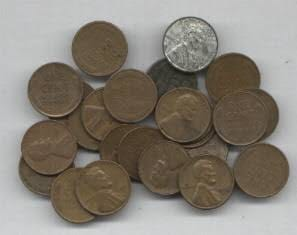
#> input picture OPENCV_PYİMAGE/images/coin1.jpg, 297 x 235 px
$ python step4_colorTransfer.py --source ../images/coin1.jpg --target ../images/coin2.jpg
#> lines starting #> are read from the running program, lines starting #| are printed output that depends on the picture
# kütüphaneleri tanımlıyoruz
import cv2
import numpy as np
import argparse
# terminalden argüman girişi alabilmek için argaparse kütüphanesi kullanıyoruz
ap = argparse.ArgumentParser()
ap.add_argument("-s","--source",required=True,
    help="path to the image ")
ap.add_argument("-t","--target",required=True,
    help="path to the image ")
args = vars(ap.parse_args())

source = cv2.imread(args["source"]) #kaynak görüntümüzü  okuyoruz
#> source is the input picture: shape (235, 297, 3); mean B, G, R 118.8, 128.5, 135.2
target = cv2.imread(args["target"])  #hedef görüntümüzü  okuyoruz
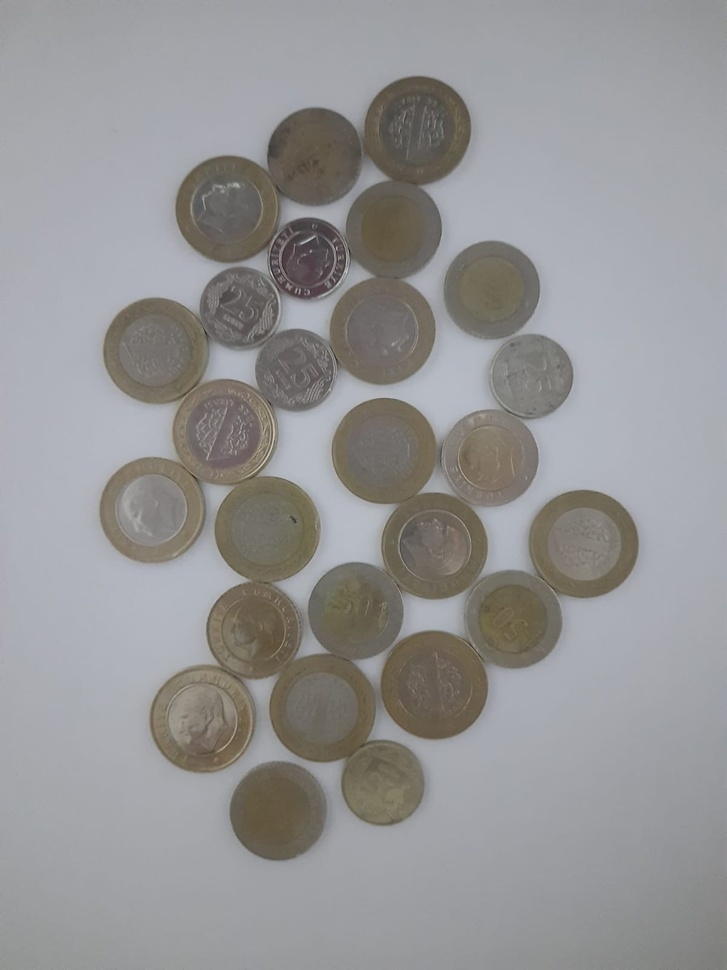
#> input picture OPENCV_PYİMAGE/images/coin2.jpg, 727 x 970 px, shrunk from 1200 x 1600 before the run
#> target is the input picture: shape (970, 727, 3); mean B, G, R 148.8, 148.2, 148.9


#source ->>kaynak       target -->hedef
def color_transfer(source,target):
    source = cv2.cvtColor(source,cv2.COLOR_BGR2LAB).astype("float32")  #kaynak görüntümüzün veri tipini float yapıp bgr formatından lab formatına dönüştürüyoruz
    target = cv2.cvtColor(target,cv2.COLOR_BGR2LAB).astype("float32")#hedef görüntümüzün veri tipini float yapıp bgr formatından lab formatına dönüştürüyoruz

    (lMeanSrc, lStdSrc, aMeanSrc, aStdSrc, bMeanSrc, bStdSrc) = image_stats(source) # L*, a* ve b* kanallarının her biri için piksel yoğunluklarının ortalamasını ve standart sapmasını hesaplıyoruz
    (lMeanTar, lStdTar, aMeanTar, aStdTar, bMeanTar, bStdTar) = image_stats(target)

    (l, a, b) = cv2.split(target)

    l -= lMeanTar
    a -= aMeanTar
    b -= bMeanTar

    l = (lStdTar / lStdSrc) * l
    a = (aStdTar / aStdSrc) * a
    b = (bStdTar / bStdSrc) * b

    l += lMeanSrc
    a += aMeanSrc
    b += bMeanSrc
                    #oran belirleniyor
    l = np.clip(l, 0, 255)
    a = np.clip(a, 0, 255)
    b = np.clip(b, 0, 255)

    transfer = cv2.merge([l, a, b])
    transfer = cv2.cvtColor(transfer.astype("uint8"), cv2.COLOR_LAB2BGR)

    return transfer

def image_stats(image):
	(l, a, b) = cv2.split(image)
	(lMean, lStd) = (l.mean(), l.std())
	(aMean, aStd) = (a.mean(), a.std())
	(bMean, bStd) = (b.mean(), b.std())

	return (lMean, lStd, aMean, aStd, bMean, bStd)

# kaynak hedef ve montaj resmin gösterilmesi
cv2.imshow("Source",source)
cv2.imshow("Target",target)
cv2.imshow("Transfer",color_transfer(source,target))
#> in image_stats, `(l, a, b) = cv2.split(image)`:
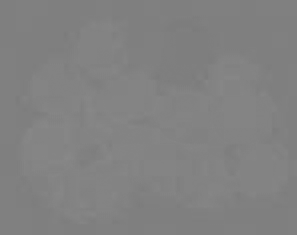
#> a: shape (235, 297) float32; min 123, max 137, mean 129.2
#> in image_stats, `(lMean, lStd) = (l.mean(), l.std())`: lMean = 136.2; lStd = 54.01
#> in image_stats, `(aMean, aStd) = (a.mean(), a.std())`: aMean = 129.2; aStd = 2.1
#> in image_stats, `(bMean, bStd) = (b.mean(), b.std())`: bMean = 134.7; bStd = 6.75
#> in color_transfer, `(lMeanSrc, lStdSrc, aMeanSrc, aStdSrc, bMeanSrc, bStdSrc) = image_stat..`: lMeanSrc = 136.2; lStdSrc = 54.01; aMeanSrc = 129.2; aStdSrc = 2.1; bMeanSrc = 134.7; bStdSrc = 6.75
#> in image_stats (call 2), `(l, a, b) = cv2.split(image)`:
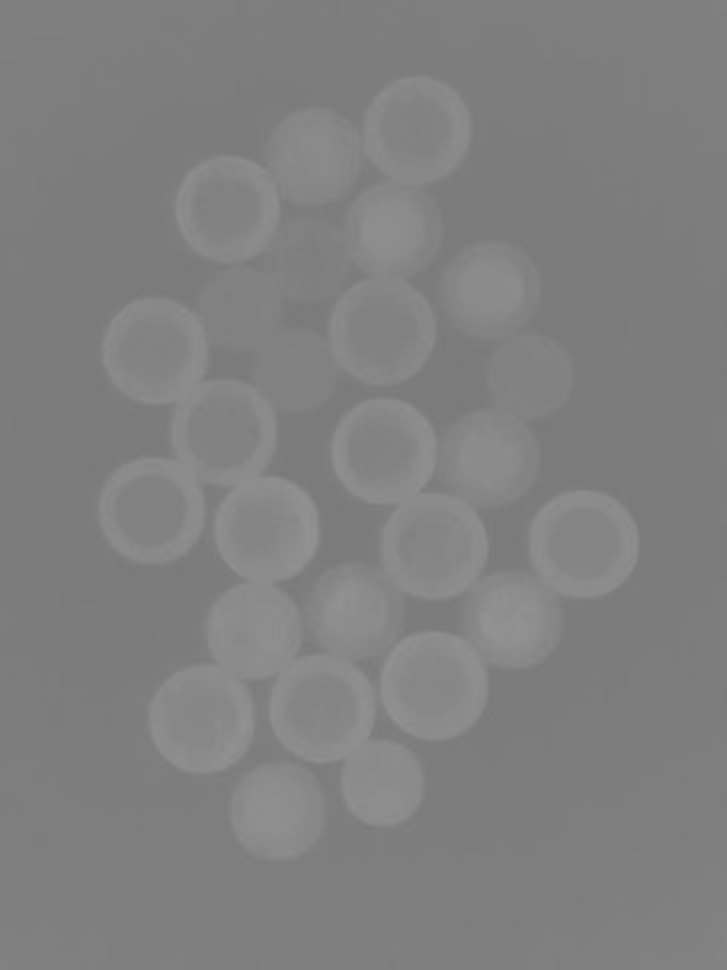
#> b: shape (970, 727) float32; min 120, max 148, mean 128
#> in image_stats (call 2), `(lMean, lStd) = (l.mean(), l.std())`: lMean = 156.3; lStd = 29.63
#> in image_stats (call 2), `(aMean, aStd) = (a.mean(), a.std())`: aMean = 128.4; aStd = 0.959
#> in image_stats (call 2), `(bMean, bStd) = (b.mean(), b.std())`: bMean = 128; bStd = 5.25
#> in color_transfer, `(lMeanTar, lStdTar, aMeanTar, aStdTar, bMeanTar, bStdTar) = image_stat..`: lMeanTar = 156.3; lStdTar = 29.63; aMeanTar = 128.4; aStdTar = 0.959; bMeanTar = 128; bStdTar = 5.25
#> in color_transfer, `l -= lMeanTar`:
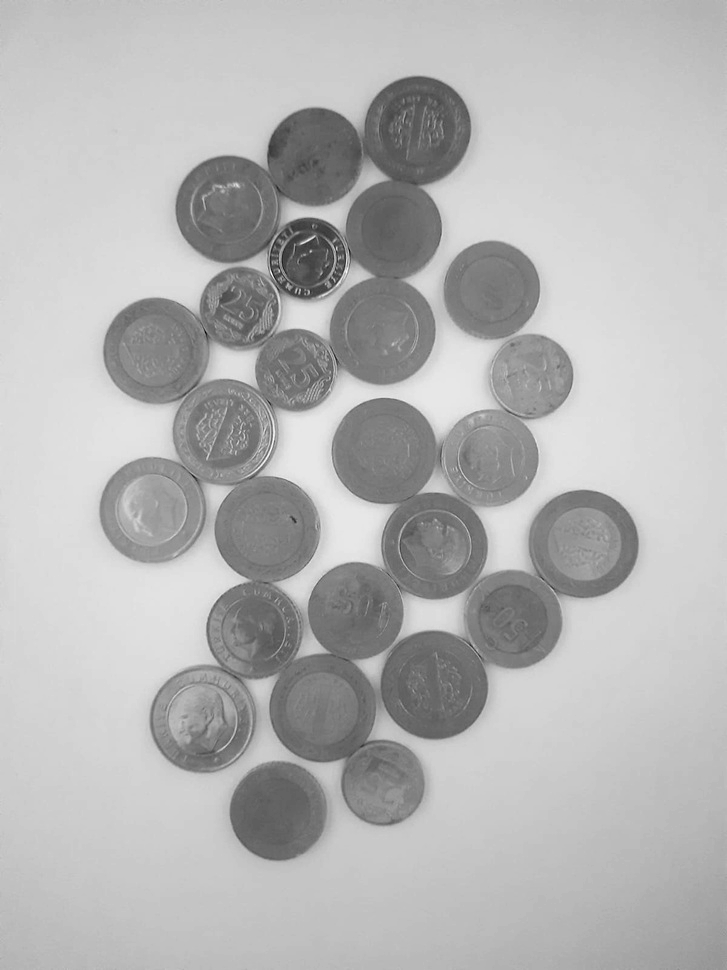
#> l: shape (970, 727) float32; min -133.3, max 54.66, mean 0; drawn with min black and max white
#> in color_transfer, `a -= aMeanTar`:
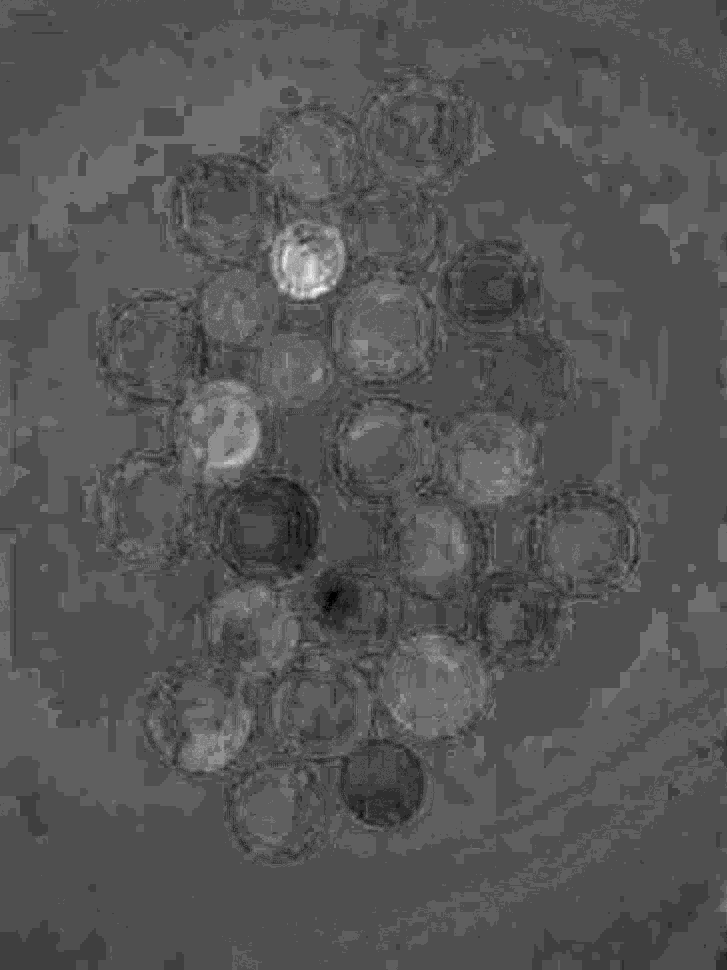
#> a: shape (970, 727) float32; min -5.41, max 10.59, mean 5.76e-06; drawn with min black and max white
#> in color_transfer, `b -= bMeanTar`:
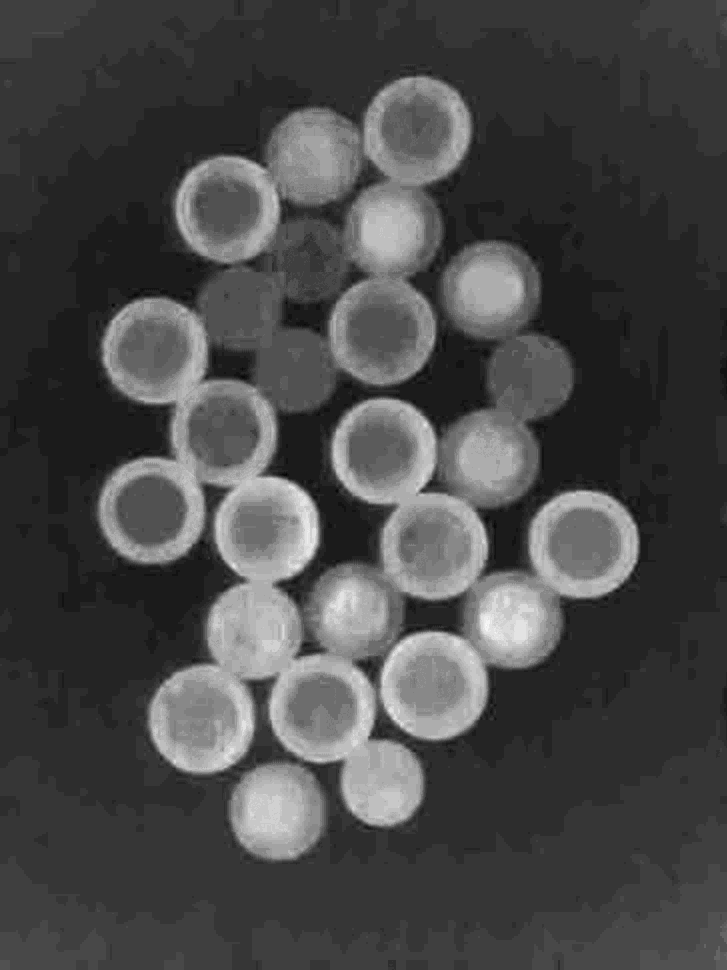
#> b: shape (970, 727) float32; min -7.98, max 20.02, mean 0; drawn with min black and max white
#> in color_transfer, `transfer = cv2.cvtColor(transfer.astype("uint8"), cv2.COLOR_LAB2BGR)`:
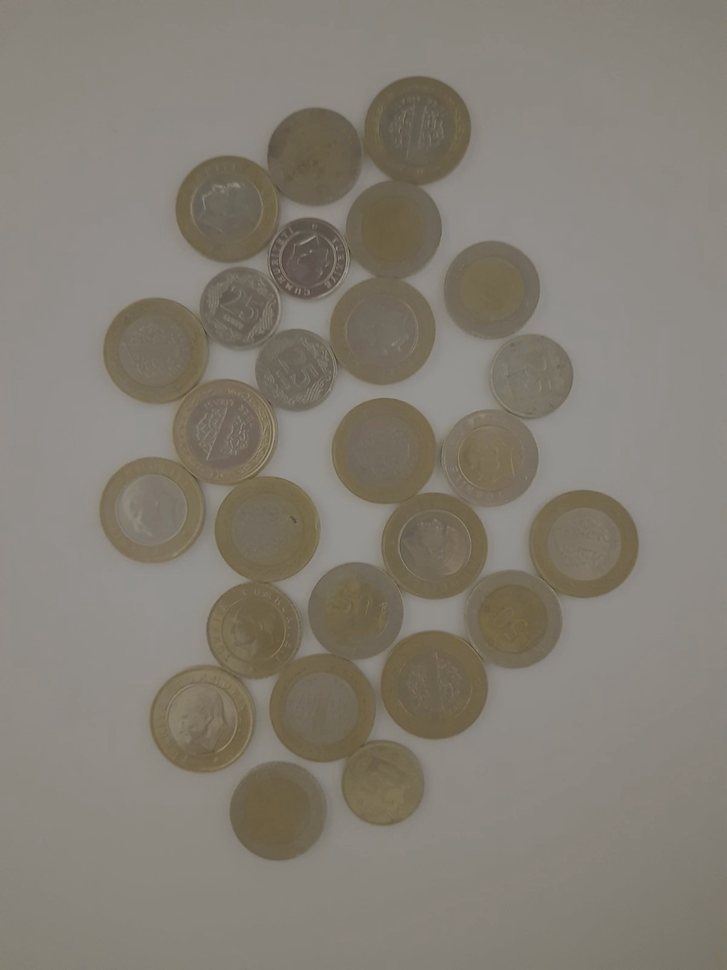
#> transfer: shape (970, 727, 3); mean B, G, R 116.8, 126.6, 132.3


cv2.waitKey(0)
cv2.destroyAllWindows()
